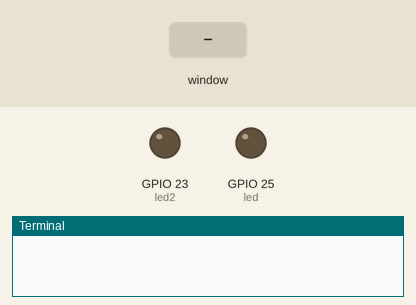
Simulated run of this program. Board: Raspberry Pi (BCM pin numbers). Shown: output pins drawn as LEDs (lit = HIGH), the last lines printed to the terminal. The inputs (shaded band) are chosen by the test bench. The desktop window is not drawn, its controls go by their first labels and the mouse button is held 0.15 s.

Above: at 1.2 s.
1.3 s: control labelled "TOGGLE LED" in the window clicked
At 2.5 s:
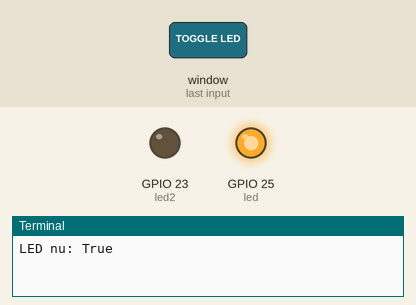
Timing chart, 0 to 4.3 s (numbered marks = the images above; inputs shaded):
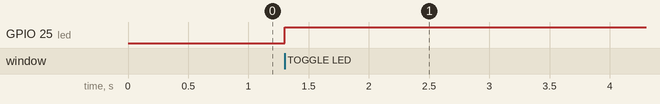

Measured:
- after the input at 1.3 s, GPIO 25 (led): LOW → HIGH at once

The program:

oef_6-2_toggle_led_gpio_25.py
```python
from tkinter import *
import RPi.GPIO as GPIO


window = Tk()
window.geometry("250x50")
window.title ("Toggle LED")

led=25
led2=23
status_led= 0

GPIO.setwarnings(False)
GPIO.setmode(GPIO.BCM)
GPIO.setup(led, GPIO.OUT)
GPIO.setup(led2, GPIO.OUT)

def led_toggle():
    global status_led
    status_led= not status_led
    GPIO.output(led, status_led)
    print("LED nu:",status_led)


btn_toggle = Button(window, text="TOGGLE LED", command=led_toggle)
btn_toggle.place(x=10, y=10)

window.mainloop()
```
